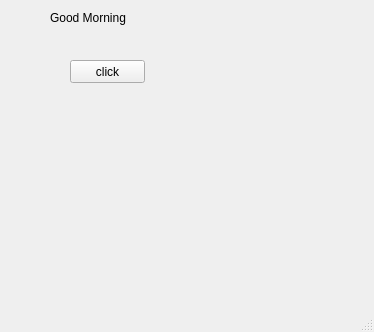
<?xml version="1.0" encoding="UTF-8"?>
<ui version="4.0">
 <class>MainWindow</class>
 <widget class="QMainWindow" name="MainWindow">
  <property name="geometry">
   <rect>
    <x>0</x>
    <y>0</y>
    <width>374</width>
    <height>332</height>
   </rect>
  </property>
  <property name="windowTitle">
   <string>MainWindow</string>
  </property>
  <widget class="QWidget" name="centralwidget">
   <widget class="QLabel" name="lbl">
    <property name="geometry">
     <rect>
      <x>50</x>
      <y>10</y>
      <width>91</width>
      <height>16</height>
     </rect>
    </property>
    <property name="text">
     <string>Good Morning</string>
    </property>
   </widget>
   <widget class="QPushButton" name="pb">
    <property name="geometry">
     <rect>
      <x>70</x>
      <y>60</y>
      <width>75</width>
      <height>23</height>
     </rect>
    </property>
    <property name="text">
     <string>click</string>
    </property>
   </widget>
  </widget>
  <widget class="QMenuBar" name="menubar">
   <property name="geometry">
    <rect>
     <x>0</x>
     <y>0</y>
     <width>374</width>
     <height>21</height>
    </rect>
   </property>
  </widget>
  <widget class="QStatusBar" name="statusbar"/>
 </widget>
 <resources/>
 <connections/>
</ui>
